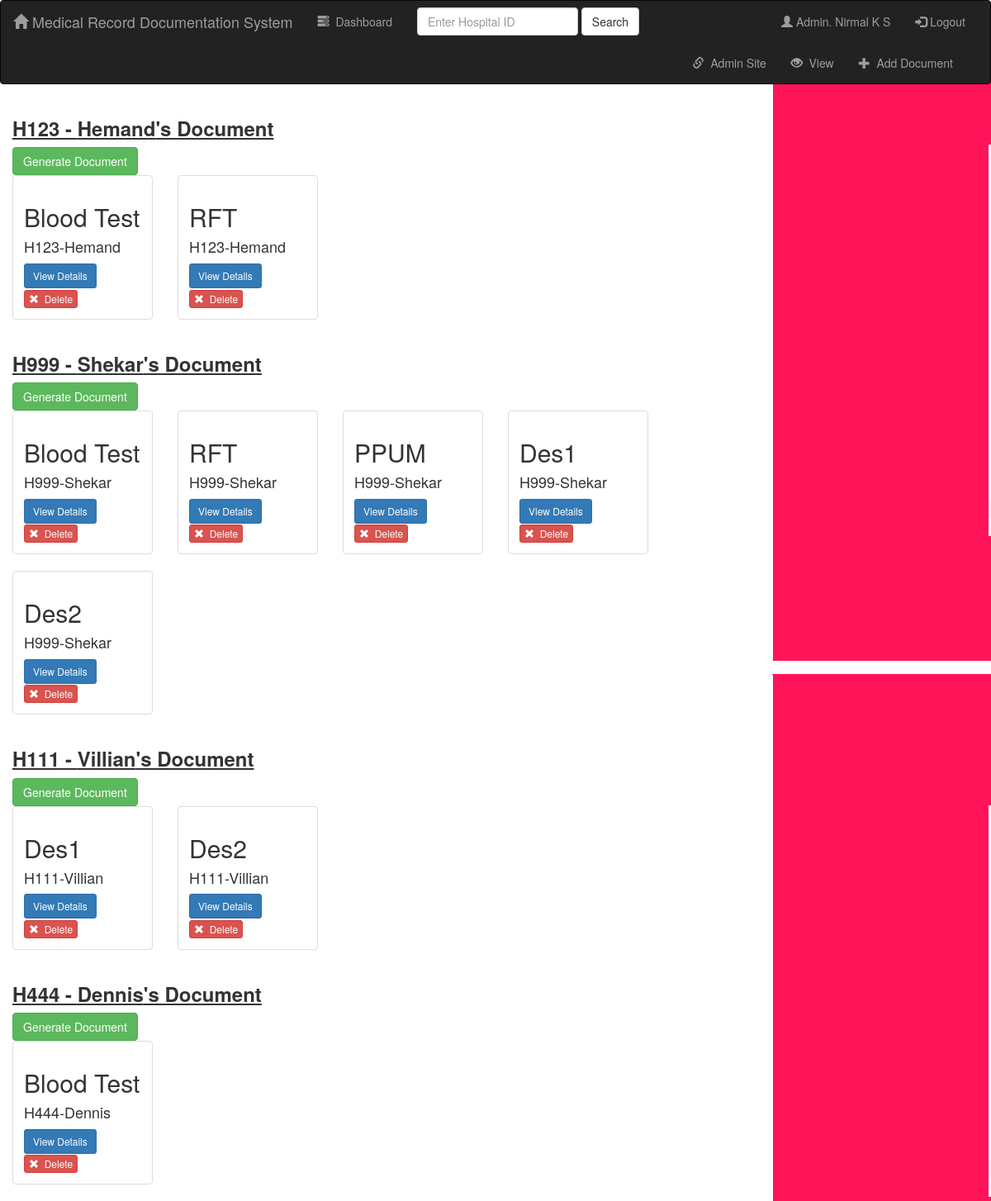
Page /first/index/ (signed in) on the committed database.
### first/models.py (models this page shows, shortened)
class User(models.Model):
    Hospital_id = models.CharField(max_length=100)
    Firstname = models.CharField(max_length=200)
    Lastname = models.CharField(max_length=200)
    Age = models.IntegerField(validators=[MaxValueValidator(100), MinValueValidator(1)])
    Address = models.CharField(max_length=500)
    Phone_Number = models.CharField(max_length=12)
    def __str__(self):
        return self.Hospital_id + "-" + self.Firstname

class Document(models.Model):
    Hospital_id = models.ForeignKey(User, on_delete=models.CASCADE)
    Document_type = models.CharField(max_length=20)
    Document_image = models.FileField()

### first/views.py (the view)
# urls.py: url(r'^index/record/(?P<user_id>(\d+))/(?P<document_id>(\d+))/$', views.record, name='record'),
def index(request):
    all_users = User.objects.all()
    return render(request, 'first/index.html', {'all_users': all_users})

### first/templates/first/index.html (shortened to what this page needs)
{% extends 'first/base.html' %}
{% block body %}
{% if user.is_authenticated %}
    <div class="document-container container-fluid">
    {% for patient in all_users %}
    <div class="row">
        <div class="col-sm-12">
            <h3> <strong> <u>{{patient.Hospital_id}} - {{patient.Firstname}}'s Document </u> </strong> </h3>
            {% if request.user.is_superuser or request.user.is_staff %}
                {% if patient.document_set.all %}
                 <a href="{% url 'first:python' patient.id%}" class="btn btn-success" role="button">Generate Document</a> <br/>
                {% endif %}
            {% endif %}
        </div>
        {% if patient.document_set.all %}
            {% for document in patient.document_set.all %}
                <div class="col-sm-4 col-lg-2">
                    <div class="thumbnail">
                        <div class="caption">
                            <h2>{{ document.Document_type }}</h2>
                            <h4>{{ document.Hospital_id }}</h4>
                            <a href="{% url 'first:record' patient.id document.id %}" class="btn btn-primary btn-sm" role="button">View Details</a>
                               <form action="{% url 'first:delete_document' patient.id document.id %}" method="post" style="display: inline;">
                                        <button type="submit" class="btn btn-danger btn-xs">
                                            <span class="glyphicon glyphicon-remove"></span>&nbsp; Delete
                                        </button>
                               </form>
                        </div>
                    </div>
                </div>
                {% cycle '' '' '' '' '' '<div class="clearfix visible-lg"></div>' %}
            {% endfor %}
        {% endif %}
    </div>
    {% endfor %}
{% else %}
     <h2>Please Login to Access the records</h2>
{% endif %}
{% endblock %}

### first/templates/first/base.html (shortened to what this page needs)
<!DOCTYPE html>
<html lang="en">
<head>
    {% load static %}
    <link rel="stylesheet" href="https://maxcdn.bootstrapcdn.com/bootstrap/3.3.6/css/bootstrap.min.css">
    <link rel="stylesheet" type="text/css" href="{% static 'first/style.css' %}"/>
</head>
<body>
<nav class="navbar navbar-inverse">
    <div class="container-fluid">
        <div class="navbar-header">
            <a class="navbar-brand"  href="{% url 'first:home' %}"><span class="glyphicon glyphicon-home " aria-hidden="true"></span>  Medical Record Documentation System </a>
        </div>
        <div class="collapse navbar-collapse" id="topNavBar">
            <ul class="nav navbar-nav">
                <li class="{% block albums_active %}{% endblock %}"><a href="{% url 'first:index' %}"><span class="glyphicon glyphicon-tasks" aria-hidden="true"></span>&nbsp; Dashboard</a></li>
            </ul>
            <form class="navbar-form navbar-left" role="search" method="get" action="{% url 'first:search' %}">
                <div class="form-group">
                    <input type="search" class="form-control" placeholder="Enter Hospital ID" name="search" value="{{ request.GET.q }}">
                </div>
                <button type="submit" class="btn btn-default">Search</button>
            </form>
            {% if user.is_authenticated %}
                <ul class="nav navbar-nav navbar-right">
                    {% if request.user.is_superuser %}
                        <li><a href="{% url 'first:hospital_user'%}"><span class="glyphicon glyphicon-user"></span> Admin. {{request.user.first_name}} {{request.user.last_name}}</a></li>
                    {% elif request.user.is_staff %}
                         <li><a href="{% url 'first:hospital_user'%}"><span class="glyphicon glyphicon-user"></span> Doctor. {{request.user.first_name}} {{request.user.last_name}}</a></li>
                    {% else %}
                         <li><a href="{% url 'first:hospital_user'%}"><span class="glyphicon glyphicon-user"></span> Staff. {{request.user.first_name}} {{request.user.last_name}}</a></li>
                    {% endif%}
                <li><a href="{% url 'first:logout_user'%}""><span class="glyphicon glyphicon-log-in"></span> Logout</a></li>
                </ul>
            {% else %}
                <ul class="nav navbar-nav navbar-right">
                <li><a href="{% url 'first:login'%}"><span class="glyphicon glyphicon-log-in"></span> Login</a></li>
                </ul>
            {% endif %}
            {% if not request.user.is_staff or request.user.is_superuser %}
            <ul class="nav navbar-nav navbar-right">
                <li>
                    <a href="{% url 'first:create' %}">
                        <span class="glyphicon glyphicon-plus" aria-hidden="true"></span>&nbsp; Add Document
                    </a>
                </li>
            </ul>
            {% endif %}
            {% if request.user.is_staff %}
            <ul class="nav navbar-nav navbar-right">
                <li>
                    <a href="{% url 'first:view' %}">
                        <span class="glyphicon glyphicon-eye-open" aria-hidden="true"></span>&nbsp; View
                    </a>
                </li>
            </ul>
            {% endif %}
            {% if user.is_authenticated %}
                    {% if request.user.is_superuser %}
                        <ul class="nav navbar-nav navbar-right">
                <li>
                    <a href="/admin" target="_blank" >
                        <span class="glyphicon glyphicon-link" aria-hidden="true"></span>&nbsp; Admin Site
                    </a>
                </li>
            </ul>
                    {% endif %}
            {% endif %}
        </div>
    </div>
</nav>
{% block body %}
{% endblock %}
</body>
</html>

### first/static/first/style.css (style rules this page uses)
body { background: white url("images/back6.png"); }

### rows in the picture
User: Hospital_id "H123", Firstname "Hemand", shows "Generate Document"
Document: Document_type "Blood Test", Hospital_id "H123-Hemand"
Document: Document_type "RFT", Hospital_id "H123-Hemand"
User: Hospital_id "H999", Firstname "Shekar", shows "Generate Document"
Document: Document_type "Blood Test", Hospital_id "H999-Shekar"
Document: Document_type "RFT", Hospital_id "H999-Shekar"
Document: Document_type "PPUM", Hospital_id "H999-Shekar"
Document: Document_type "Des1", Hospital_id "H999-Shekar"
Document: Document_type "Des2", Hospital_id "H999-Shekar"
User: Hospital_id "H111", Firstname "Villian", shows "Generate Document"
Document: Document_type "Des1", Hospital_id "H111-Villian"
Document: Document_type "Des2", Hospital_id "H111-Villian"
User: Hospital_id "H444", Firstname "Dennis", shows "Generate Document"
Document: Document_type "Blood Test", Hospital_id "H444-Dennis"

### other values in the picture
{{ request.user.first_name }} "Nirmal"
{{ request.user.last_name }} "K S"
